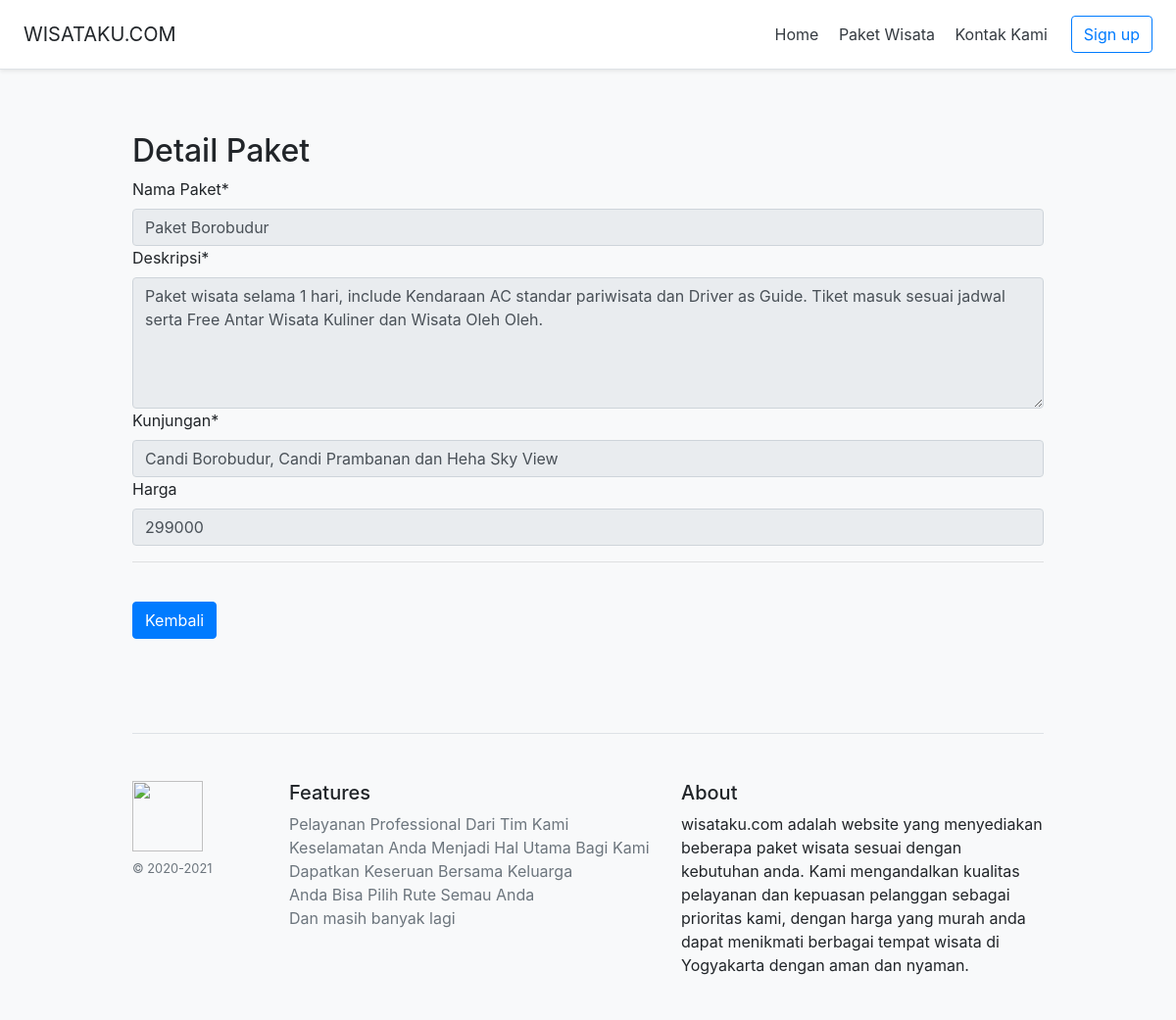
Screenshot of /detail_paket.php?id=4 with the database file from the repository.
### tables this page shows
CREATE TABLE `information` (
  `id` int NOT NULL,
  `namasitus` varchar(32) NOT NULL,
  `deskripsi` varchar(255) NOT NULL,
  `icon` varchar(255) NOT NULL
);

CREATE TABLE `paket` (
  `id` int NOT NULL,
  `nama` varchar(64) NOT NULL,
  `deskripsi` varchar(255) NOT NULL,
  `kunjungan` varchar(255) NOT NULL,
  `harga` int NOT NULL,
  `gambar` varchar(255)  DEFAULT NULL,
  `status` tinyint NOT NULL DEFAULT '1',
  `create_at` int NOT NULL,
  `delete_at` int DEFAULT NULL
);

### config.php (called while the page is built, shortened)
<?php
$conn = mysqli_connect("us-cdbr-east-03.cleardb.com", "b0486600872966", "54367e15", "heroku_c9c5963cf86d4fd");
$sql = "SELECT * FROM information";
$result = mysqli_query($conn, $sql);
$information = mysqli_fetch_all($result, MYSQLI_ASSOC);
$namasitus = $information[0]['namasitus'];
function isLogin(): bool
{
	return false;
}
function isAdmin(): bool
{
	return false;
}

### includes/paket_function.php (called while the page is built, shortened)
<?php
function getPaketById($id)
{
	global $conn;
	$sql = "SELECT * FROM `paket` WHERE `id`=$id";
	$result = mysqli_query($conn, $sql);
	if ($result) {
		return mysqli_fetch_assoc($result);
	} else {
		return null;
	}
}

### detail_paket.php (the view, shortened to what this page needs)
<?php require_once('config.php') ?>
<?php require_once('includes/paket_function.php') ?>
<?php
  $id = $_GET['id'];
  $paket = getPaketById($id);
  $nama = $paket['nama'];
  $deskripsi = $paket['deskripsi'];
  $kunjungan = $paket['kunjungan'];
  $harga = $paket['harga'];
?>
<?php require_once( ROOT_PATH . '/includes/_head.php') ?>
</head>
<body class="bg-light">
<?php require_once( ROOT_PATH . '/includes/_nav.php') ?>
<div class="album py-5">
    <div class="container">
      <h2>Detail Paket</h2>
      <div class="row">
      <div class="col-sm-12">
          <label>Nama Paket*</label>
          <input type="text" required="" disabled="" name="nama" value="<?= $nama ?>" class="form-control" placeholder="Nama Paket">
        </div>
        <div class="col-sm-12">
          <label>Deskripsi*</label>
          <textarea name="deskripsi" disabled="" class="form-control" id="deskripsi" cols="30" rows="5" placeholder="Deskripsi paket"><?= $deskripsi ?></textarea>
        </div>
        <div class="col-sm-12">
          <label>Kunjungan*</label>
          <input type="text" required="" disabled="" name="kunjungan" value="<?= $kunjungan ?>" class="form-control" placeholder="Kunjungan">
        </div>
        <div class="col-sm-12">
          <label>Harga</label>
          <input type="number" name="harga" disabled="" value="<?= $harga ?>" class="form-control" placeholder="Harga">
        </div>
        <div class="col-sm-12"><hr></div>
        <div class="col-sm-12">
          <br>
          <a href="javascript:history.back()" class="btn btn-primary">Kembali</a>
        </div>
      </div>
    </div>
  </div>
  <?php require_once( ROOT_PATH . '/includes/_foot.php') ?>
  </body>
</html>

### includes/_nav.php
<?php if(isAdmin()): ?>
<?php require_once( ROOT_PATH . '/admin/includes/_nav.php') ?>
<?php else: ?>
  <div class="d-flex flex-column flex-md-row align-items-center p-3 px-md-4 mb-3 bg-white border-bottom shadow-sm">
    <h5 class="my-0 mr-md-auto font-weight-normal"><?= $namasitus ?></h5>
    <nav class="my-2 my-md-0 mr-md-3">
      <a class="p-2 text-dark" href="<?= BASE_URL ?>">Home</a>
      <a class="p-2 text-dark" href="<?= BASE_URL . "paket-wisata.php"  ?>">Paket Wisata</a>
      <a class="p-2 text-dark" href="<?= BASE_URL . "kontak-kami.php"  ?>">Kontak Kami</a>
    </nav>
    <?php if(isLogin()) : ?>
      <div class="dropdown show">
        <a class="btn btn-primary dropdown-toggle" href="#" role="button" id="dropdownMenuLink" data-toggle="dropdown" aria-haspopup="true" aria-expanded="false">
          <i class="fa fa-user"></i> <?= $_SESSION['user']['nama'] ?>
        </a>
        <div class="dropdown-menu" aria-labelledby="dropdownMenuLink">
          <a class="dropdown-item" href="<?= BASE_URL . "profil.php"  ?>">Profil</a>
          <a class="dropdown-item" href="<?= BASE_URL . "password.php"  ?>">Ubah Password</a>
          <hr>
          <a class="dropdown-item" href="<?= BASE_URL . "logout.php" ?>">Log out</a>
        </div>
      </div>
    <?php else: ?>
      <a class="btn btn-outline-primary" href="<?= BASE_URL . "daftar.php"  ?>">Sign up</a>
    <?php endif ?>
  </div>
<?php endif; ?>

### assets/style.css (style rules this page uses)
html { font-size: 14px; }
@media (min-width: 768px) { html { font-size: 16px; } }
.container { max-width: 960px; }

### rows the page displays
information: namasitus "WISATAKU.COM"
paket: nama "Paket Borobudur", deskripsi "Paket wisata selama 1 hari, include Kendaraan AC standar pariwisata dan Driver as Guide. Tiket masuk sesuai jadwal serta Free Antar Wisata Kuliner dan Wisata Oleh Oleh.", kunjungan "Candi Borobudur, Candi Prambanan dan Heha Sky View", harga "299000"
